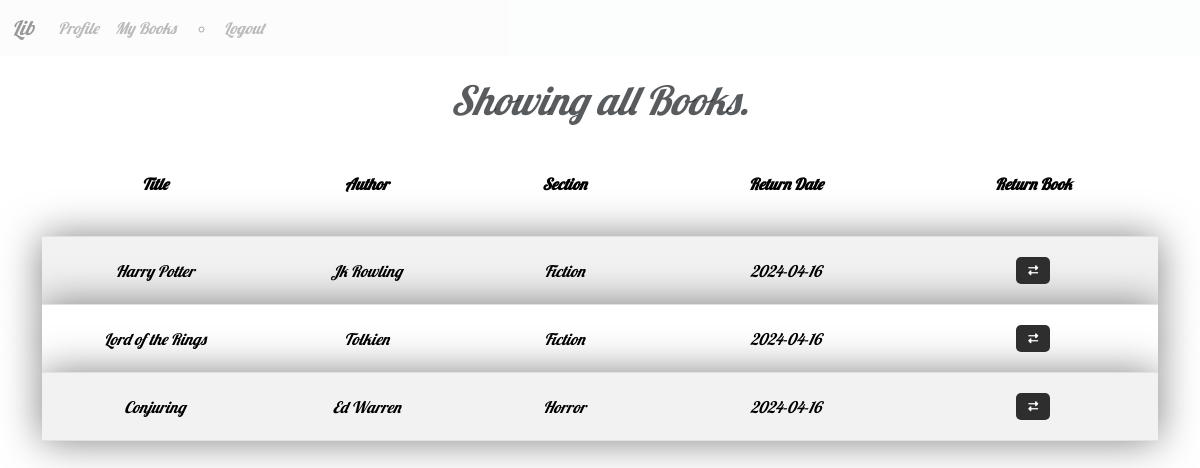
Page /mybooks (signed in) on the committed database.
### models.py (models this page shows)
class Requests(db.Model):
    id = db.Column(db.Integer, primary_key=True)
    book_id = db.Column(db.Integer, db.ForeignKey('book.id'), nullable=False)
    user_id = db.Column(db.Integer, db.ForeignKey('user.id'), nullable=False)
    date_requested = db.Column(db.Date, nullable=False, default=datetime.date.today)
    date_return = db.Column(db.Date, nullable=True, default=datetime.date.today() + datetime.timedelta(days=7))
    revoked = db.Column(db.Boolean, nullable=False, default=False)
    user = db.relationship('User',backref='requests',lazy=True)
    book = db.relationship('Book',backref='requests',lazy=True)

class Book(db.Model):
    id = db.Column(db.Integer,primary_key=True)
    title = db.Column(db.String[64], nullable=False)
    author = db.Column(db.String[64], nullable=False)
    section_id = db.Column(db.Integer, db.ForeignKey('section.id'),nullable=False)

class Section(db.Model):
    id = db.Column(db.Integer,primary_key=True)
    name = db.Column(db.String[32],unique=True,nullable=False)
    date_created = db.Column(db.Date, nullable=False)
    desc = db.Column(db.String[512], nullable=True)
    books = db.relationship('Book',backref='section',lazy=True)

### routes.py (the view)
@app.route('/mybooks')
@auth_required
def mybooks():
    return render_template('mybooks.html', requests= Requests.query.filter_by(user_id=session['user_id']).all(),
                           books = Book.query.join(Requests).filter(Requests.user_id == session['user_id']).all(),
                           user = User.query.get(session['user_id']))

### routes.py (called while the page is built)
def auth_required(func):
    @wraps(func)
    def inner(*args,**kwargs):
        if 'user_id' not in session:
            flash('Please Login.')
            return redirect(url_for('login'))
        return func(*args,**kwargs)
    return inner

### templates/mybooks.html (shortened to what this page needs)
{% extends 'layout.html' %}
{% block content %}
<div class="Heading">
    <h3 class="text-muted">
        <em>
            Showing all Books.
        </em>
    </h3>
</div>
<table class="table table-striped">
    <thead>
        <tr>
            <th> Title </th>
            <th> Author </th>
            <th> Section </th>
            <th> Return Date </th>
            <th> Return Book </th>
        </tr>
    </thead>
    <tbody>
        {% for request in requests %}
        <tr class="entry">
            <td> {{request.book.title}} </td>
            <td> {{request.book.author}} </td>
            <td> {{request.book.section.name}} </td>
            <td> {{request.date_return}} </td>
            <td>
                <form action="{{url_for('return_book', request_id=request.id)}}" method="post" class="return_button">
                    <button type="submit" class="btn btn-danger">
                        <i class="fa-solid fa-right-left"></i>
                    </button>
                </form>
            </td>
        </tr>
        {% endfor %}
    </tbody>
</table>
{% endblock %}

### templates/layout.html (style rules this page uses)
body { padding: 0; font-family: "Lobster", sans-serif;; font-style: italic; background-image: url("https://images-wixmp-ed30a86b8c4ca887773594c2.wixmp.com/f/995c316d-76de-4c61-afcc-6fbd6924a53a/d8e4ypl-75e85453-7dbe-4323-a8ae-674d59698532.png/v1/fill/w_1198,h_667,q_70,strp/let_the_wind_carry_us_by_auroralion_d8e4ypl-pre.jpg?token=eyJ0eXAiOiJKV1QiLCJhbGciOiJIUzI1NiJ9.eyJzdWIiOiJ1cm46YXBwOjdlMGQxODg5ODIyNjQzNzNhNWYwZDQxNWVhMGQyNmUwIiwiaXNzIjoidXJuOmFwcDo3ZTBkMTg4OTgyMjY0MzczYTVmMGQ0MTVlYTBkMjZlMCIsIm9iaiI6W1t7ImhlaWdodCI6Ijw9ODg5IiwicGF0aCI6IlwvZlwvOTk1YzMxNmQtNzZkZS00YzYxLWFmY2MtNmZiZDY5MjRhNTNhXC9kOGU0eXBsLTc1ZTg1NDUzLTdkYmUtNDMyMy1hOGFlLTY3NGQ1OTY5ODUzMi5wbmciLCJ3aWR0aCI6Ijw9MTU5NiJ9XV0sImF1ZCI6WyJ1cm46c2VydmljZTppbWFnZS5vcGVyYXRpb25zIl19.lUQKvbjBX7U3n3uMMMiEbNyBCDPhTQmDoLBo0CdPJ5c"); background-size: cover; }

### templates/mybooks.html (style rules this page uses)
.Heading { margin-top: 20px; text-align: center; }
.Heading em { font-size: 40px; }
.table { width: 100%; }
.table thead { text-align: center; }
.table thead th { vertical-align: middle; text-align: center; padding: 40px; }
.table tbody tr td { vertical-align: middle; text-align: center; margin-top: 20px; padding: 20px; }
.return_button { display: flex; justify-content: center; }
.return_button button { background-color: #2e2e2e; color: white; border: none; border-radius: 5px; font-size: 10px; }
.entry { box-shadow: 0 0 40px rgba(0, 0, 0, 0.5); padding: 40px; }

### rows in the picture
Requests: book "Harry Potter", book.author "Jk Rowling", book.section.name "Fiction", date_return "2024-04-16"
Requests: book "Lord of the Rings", book.author "Tolkien", book.section.name "Fiction", date_return "2024-04-16"
Requests: book "Conjuring", book.author "Ed Warren", book.section.name "Horror", date_return "2024-04-16"
